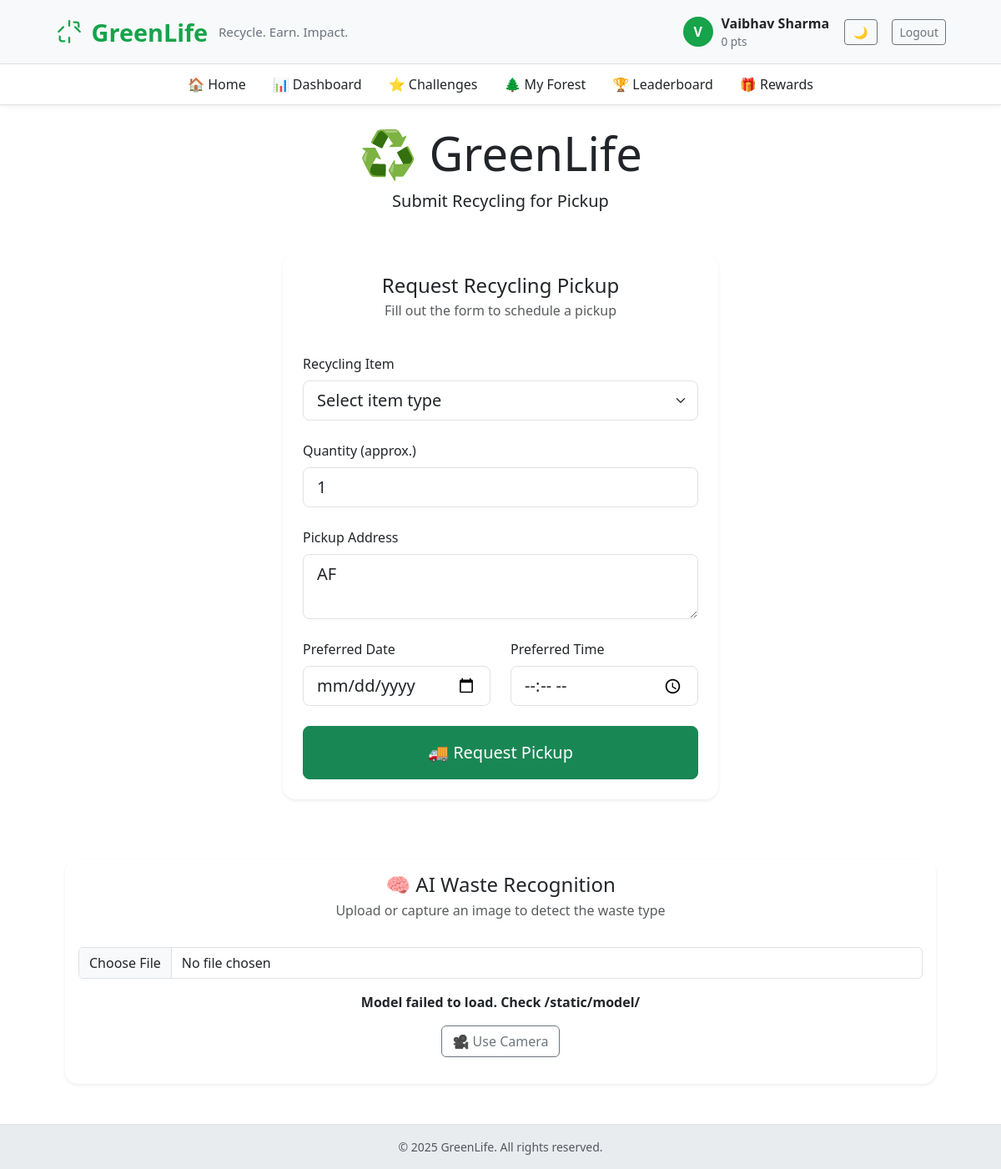
Screenshot of / (signed in) with the database file from the repository.
### app.py (models this page shows, shortened)
class User(UserMixin, db.Model):
    id = db.Column(db.Integer, primary_key=True)
    name = db.Column(db.String(120), unique=True, nullable=False)
    email = db.Column(db.String(150), unique=True, nullable=True)
    phone = db.Column(db.String(20), nullable=True)
    password_hash = db.Column(db.String(200), nullable=True)
    points = db.Column(db.Integer, default=0)
    address = db.Column(db.String(300), nullable=True)
    tree_level = db.Column(db.Integer, default=0)

### app.py (the view, shortened to what this page needs)
@app.route("/", methods=["GET", "POST"])
@login_required
def index():
    if not isinstance(current_user, User):
        return redirect(url_for('rider_dashboard'))
    return render_template("index.html")

### app.py (called while the page is built)
@app.context_processor
def inject_now():
    return {'now': datetime.utcnow}

@login_manager.user_loader
def load_user(user_id):
    u = db.session.get(User, int(user_id))
    if u:
        return u
    return db.session.get(Rider, int(user_id))

### templates/index.html (shortened to what this page needs)
{% extends "base.html" %}
{% block content %}
<div class="text-center mb-5">
  <h1 class="display-4 eco-title mb-2">♻️ GreenLife</h1>
  <p class="lead eco-subtitle">Submit Recycling for Pickup</p>
</div>
<div class="row justify-content-center">
  <div class="col-lg-6 col-md-8">
    <div class="card eco-card border-0 rounded-4 mb-4 shadow-sm">
      <div class="card-header text-center py-4 bg-transparent border-0">
        <h2 class="h4 eco-title mb-1">Request Recycling Pickup</h2>
        <p class="text-muted mb-0">Fill out the form to schedule a pickup</p>
      </div>
      <div class="card-body px-4 pb-4">
        <form id="recyclingForm" class="needs-validation" novalidate method="post" action="{{ url_for('index') }}">
          <div class="mb-4">
            <label for="item" class="form-label fw-medium eco-title">Recycling Item</label>
            <select class="form-select form-select-lg" id="item" name="item" required>
              <option value="">Select item type</option>
            </select>
          </div>
          <div class="mb-4">
            <label for="quantity" class="form-label fw-medium eco-title">Quantity (approx.)</label>
            <input type="number" class="form-control form-control-lg" id="quantity" name="quantity"
                   placeholder="Enter quantity" min="1" value="1" required>
          </div>
          <div class="mb-4">
            <label for="address" class="form-label fw-medium eco-title">Pickup Address</label>
            <textarea name="address" id="address" class="form-control form-control-lg" rows="2" placeholder="Enter your full pickup address" required>{{ current_user.address if current_user.address else '' }}</textarea>
          </div>
          <div class="row mb-4">
            <div class="col-md-6">
              <label for="date" class="form-label fw-medium eco-title">Preferred Date</label>
              <input type="date" name="date" id="date" class="form-control form-control-lg">
            </div>
            <div class="col-md-6">
              <label for="time" class="form-label fw-medium eco-title">Preferred Time</label>
              <input type="time" name="time" id="time" class="form-control form-control-lg">
            </div>
          </div>
          <button type="submit" class="btn btn-lg btn-success w-100 py-3">
            🚚 Request Pickup
          </button>
        </form>
      </div>
    </div>
    </div>
</div>
<div class="container text-center mt-5">
  <div class="card eco-card border-0 rounded-4 mb-4 shadow-sm">
    <div class="card-header bg-transparent border-0 py-3">
      <h2 class="h4 eco-title mb-1">🧠 AI Waste Recognition</h2>
      <p class="text-muted mb-0">Upload or capture an image to detect the waste type</p>
    </div>
    <div class="card-body">
      <input type="file" id="imageInput" accept="image/*" class="form-control mb-3">
      <div id="aiResult" class="fw-bold eco-title mb-3"></div>
      <div class="mt-3" id="cameraBlock">
        <div class="d-flex justify-content-center gap-2 mb-2">
          <button id="useCamera" class="btn btn-outline-secondary">🎥 Use Camera</button>
        </div>
      </div>
    </div>
  </div>
</div>
{% endblock %}

### templates/base.html (shortened to what this page needs)
<!doctype html>
<html lang="en">
<head>
  <link href="https://cdn.jsdelivr.net/npm/bootstrap@5.3.2/dist/css/bootstrap.min.css" rel="stylesheet">
</head>
<body>
  <header class="brand-bar">
    <div class="container-narrow d-flex justify-content-between align-items-center">
      <div class="d-flex align-items-center">
        <a href="{{ url_for('index') }}" class="brand-title text-decoration-none">
          <span>GreenLife</span>
          <small class="brand-sub d-none d-md-inline">Recycle. Earn. Impact.</small>
        </a>
      </div>
      <nav>
        {% if current_user.is_authenticated %}
        <div class="user-bubble">
          <div class="avatar">{{ current_user.name[0]|upper }}</div>
          <div class="d-none d-md-block">
            <div style="font-weight:700">{{ current_user.name }}</div>
            {% if current_user.points is defined %}
              <div style="font-size:.85rem; color:#6b7280">{{ current_user.points or 0 }} pts</div>
            {% else %}
              <div style="font-size:.85rem; color:#6b7280">Rider Account</div>
            {% endif %}
          </div>
          <button id="theme-toggle" class="btn btn-outline-secondary btn-sm ms-2" style="width: 40px;"></button>
          <a href="{{ url_for('logout') }}" class="btn btn-outline-secondary btn-sm ms-2">Logout</a>
        </div>
        {% else %}
        <div>
          <button id="theme-toggle" class="btn btn-outline-secondary btn-sm me-2" style="width: 40px;"></button>
          <a href="{{ url_for('login') }}" class="btn btn-primary btn-sm">Login</a>
          <a href="{{ url_for('signup') }}" class="btn btn-outline-success btn-sm ms-2">Sign up</a>
        </div>
        {% endif %}
      </nav>
    </div>
  </header>
  {% if current_user.is_authenticated and current_user.points is defined %}
  <nav class="sub-nav sticky-top">
    <div class="container-narrow d-flex justify-content-center">
      <ul class="nav">
        <li class="nav-item"><a class="nav-link" href="{{ url_for('index') }}">🏠 Home</a></li>
        <li class="nav-item"><a class="nav-link" href="{{ url_for('dashboard') }}">📊 Dashboard</a></li>
        <li class="nav-item"><a class="nav-link" href="{{ url_for('challenges') }}">⭐ Challenges</a></li>
        <li class="nav-item"><a class="nav-link" href="{{ url_for('forest') }}">🌲 My Forest</a></li>
        <li class="nav-item"><a class="nav-link" href="{{ url_for('leaderboard') }}">🏆 Leaderboard</a></li>
        <li class="nav-item"><a class="nav-link" href="{{ url_for('rewards') }}">🎁 Rewards</a></li>
      </ul>
    </div>
  </nav>
  {% endif %}
  <main class="py-4">
    <div class="container container-narrow">
      {% block content %}{% endblock %}
    </div>
  </main>
  <footer class="text-center py-3 small text-muted">
    © {{ now().year }} GreenLife. All rights reserved.
  </footer>
</body>
</html>

### templates/base.html (style rules this page uses)
:root { --eco-green: #16a34a; --eco-dark: #0f5132; --eco-light: #f0fdf4; }
body { background-color: var(--bs-body-bg); min-height: 100vh; font-family: 'Segoe UI', system-ui, sans-serif; }
.brand-bar { background-color: var(--bs-tertiary-bg); border-bottom: 1px solid var(--bs-border-color); padding: 16px 0; }
.brand-title { color: var(--eco-green); font-weight: 800; font-size: 1.8rem; display: inline-flex; align-items: center; gap: .6rem; }
.brand-sub { color: #6b7280; font-weight: 500; font-size: .95rem; margin-left: .2rem; }
.user-bubble { display: flex; align-items: center; gap: .6rem; }
.avatar { width: 36px; height: 36px; border-radius: 50%; background: var(--eco-green); color: white; display: inline-flex; align-items: center; justify-content: center; font-weight: 700; }
.container-narrow { max-width: 1100px; margin: 0 auto; padding: 0 1rem; }
footer { background-color: var(--bs-secondary-bg); border-top: 1px solid var(--bs-border-color); }
.sub-nav { background-color: var(--bs-body-bg); border-bottom: 1px solid var(--bs-border-color); box-shadow: 0 2px 4px rgba(0,0,0,0.05); }
.sub-nav .nav-link { color: var(--bs-body-color); font-weight: 500; padding: .75rem 1rem; }

### rows the page displays
User: name "V", name "Vaibhav Sharma", points "0", address "AF"
